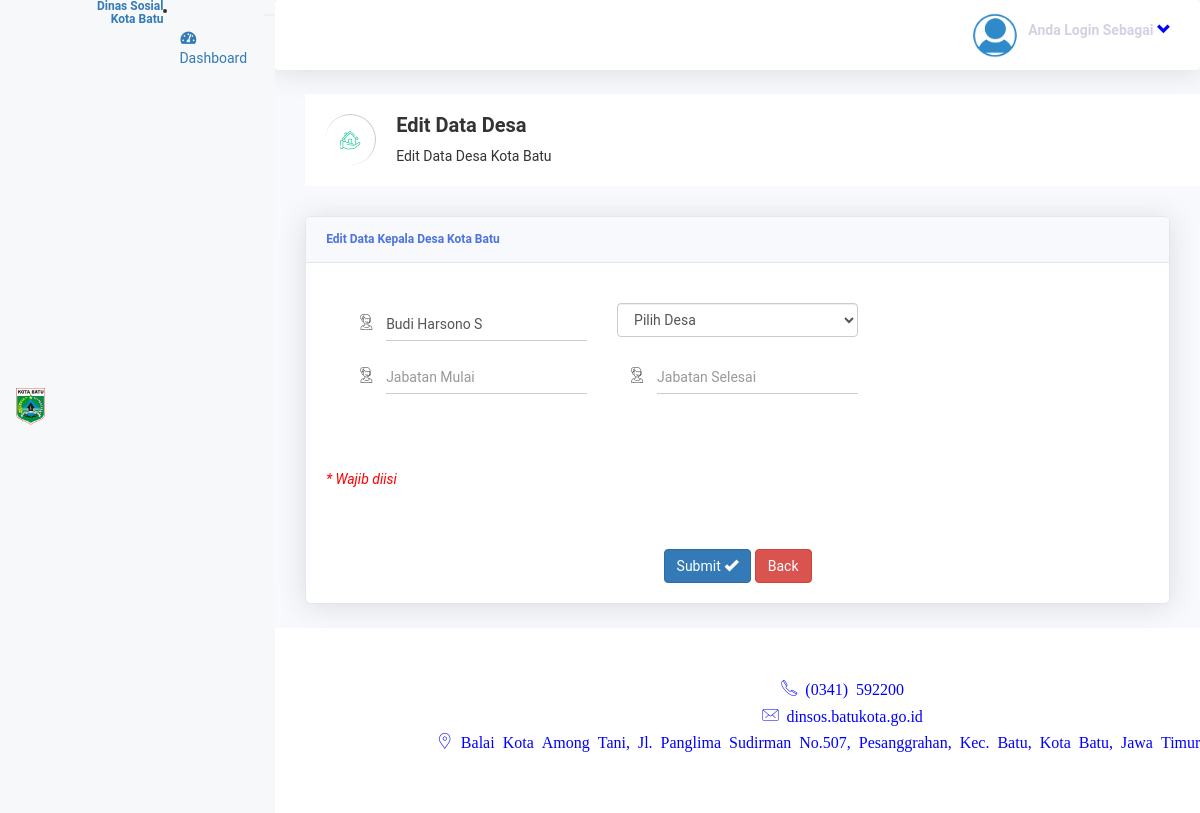
The app's page /index.php/ListKepalaDesa/update/7, older data.
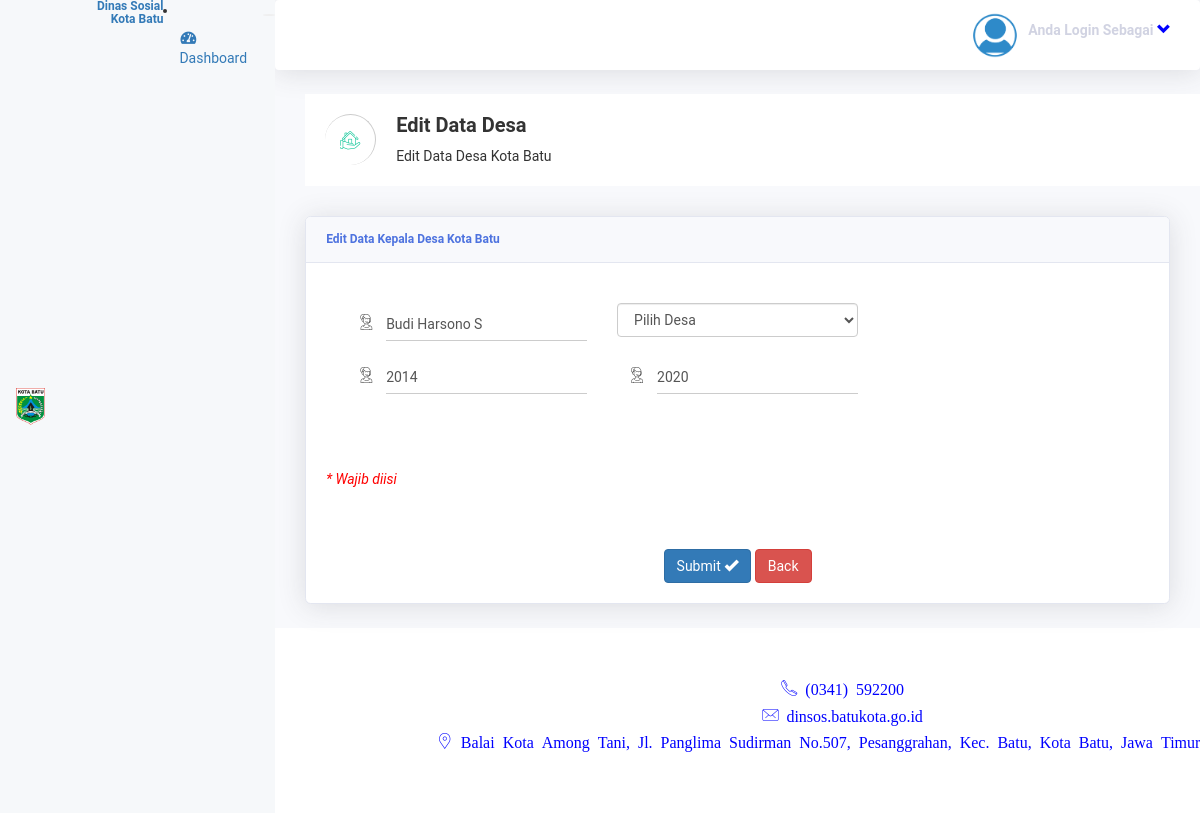
The same page, newer data.
### tables this page shows
CREATE TABLE `kepala_desa` (
  `id_kepala_desa` int(11) NOT NULL,
  `id_desa` int(11) NOT NULL,
  `nama_kepala_desa` varchar(50) NOT NULL,
  `jabatan_mulai` varchar(50) NOT NULL,
  `jabatan_selesai` varchar(50) NOT NULL
);

### application/controllers/ListKepalaDesa.php (called while the page is built, shortened)
<?php
class ListKepalaDesa extends CI_Controller {
	public function update($id)
	{
		$this->load->model('list_KepalaDesa');
		$this->form_validation->set_rules('nama_kepala_desa', 'nama_kepala_desa', 'trim|required');
		$this->form_validation->set_rules('id_desa', 'id_desa', 'trim|required');
		$this->form_validation->set_rules('jabatan_mulai', 'jabatan_mulai', 'trim|required');
		$this->form_validation->set_rules('jabatan_selesai', 'jabatan_selesai', 'trim|required');
		$data['user'] = $this->list_KepalaDesa->getUser();
		$this->load->model('list_KepalaDesa');
		$data['kepala_desa'] = $this->list_KepalaDesa->getKepalaDesa($id);
		$this->load->model('list_desa');
		$data["desa"] = $this->list_desa->getTampilDesa2($id);
		if($this->form_validation->run() == FALSE) {
			$this->load->view('KepalaDesa/edit_data_kepdes',$data);
		}else{
			$this->list_KepalaDesa->updateById($id);
			echo "<script> alert('Data Kepala Desa Berhasil Diupdate'); window.location.href='';
			</script>";
		}
	}
}

### index.php (called while the page is built, shortened)
<?php
require_once BASEPATH.'core/CodeIgniter.php';

### application/models/List_KepalaDesa.php (called while the page is built, shortened)
<?php
class List_KepalaDesa extends CI_Model {
	public function getKepalaDesa($id)
	{
		$this->db->where('id_kepala_desa', $id);
		$query= $this->db->get('kepala_desa');
		return $query->result();
	}
}

### application/views/KepalaDesa/edit_data_kepdes.php (the view, shortened to what the changed rows need)
 <!DOCTYPE html>
<html lang="en">
<head>
  <link href="<?php echo base_url() ?>assets/vendor/fontawesome-free/css/all.min.css" rel="stylesheet" type="text/css">
  <link href="<?php echo base_url() ?>assets/css/sb-admin-2.min.css" rel="stylesheet">
  <link href="<?php echo base_url() ?>assets/datatable/datatables.min.css" rel="stylesheet">
  <link rel="stylesheet" href="css/font-awesome.min.css">
  <link rel="stylesheet" href="<?php echo base_url() ?>assets2/css/animate.css">
  <link rel="stylesheet" href="<?php echo base_url() ?>assets2/css/wave/waves.min.css">
  <link rel="stylesheet" href="<?php echo base_url() ?>assets2/css/wave/button.css">
  <link rel="stylesheet" href="<?php echo base_url() ?>assets2/css/notika-custom-icon.css">
  <link rel="stylesheet" href="<?php echo base_url() ?>assets2/css/main.css">
  <link rel="stylesheet" href="<?php echo base_url() ?>assets2/style.css">
  <link rel="stylesheet" href="<?php echo base_url() ?>assets2/css/responsive.css">
</head>
<body id="page-top">
    <div id="content-wrapper" class="d-flex flex-column">
      <div id="content">
        <div class="container-fluid">
 <div class="breadcomb-area">
        <div class="container">
            <div class="row">
                <div class="col-lg-12 col-md-12 col-sm-12 col-xs-12">
                    <div class="breadcomb-list">
                        <div class="row">
                            <div class="col-lg-6 col-md-6 col-sm-6 col-xs-12">
                                <div class="breadcomb-wp">
                                    <div class="breadcomb-ctn">
                                        <h2>Edit Data Desa</h2>
                                    </div>
                                </div>
                            </div>
                        </div>
                    </div>
                </div>
            </div>
        </div>
    </div>
        <div class="container-fluid">
          <div class="card shadow mb-4">
            <div class="card-body">
      <?php echo form_open('listKepalaDesa/update/'.$this->uri->segment(3));
        ?>
            <div class="row">
                <div class="col-lg-12 col-md-12 col-sm-12 col-xs-12">
                    <div class="form-element-list">
                        <div class="basic-tb-hd">
                        <div class="row">
                            <div class="col-lg-4 col-md-4 col-sm-4 col-xs-12">
                                <div class="form-group ic-cmp-int">
                                    <div class="nk-int-st">
                                        <input type="text" class="form-control" id="nama_kepala_desa" name="nama_kepala_desa" placeholder="Nama Desa" value="<?php echo $kepala_desa[0]->nama_kepala_desa?>">
                                    </div>
                                </div>
                            </div>
                        </div>
                         <div class="row">
                            <div class="col-lg-4 col-md-4 col-sm-4 col-xs-12">
                                <div class="form-group ic-cmp-int">
                                    <div class="nk-int-st">
                                        <input type="text" class="form-control" id="jabatan_mulai" name="jabatan_mulai" placeholder="Jabatan Mulai" value="<?php echo $kepala_desa[0]->jabatan_mulai?>">
                                    </div>
                                </div>
                            </div>
                            <div class="col-lg-4 col-md-4 col-sm-4 col-xs-12">
                                <div class="form-group ic-cmp-int">
                                    <div class="nk-int-st">
                                        <input type="text" class="form-control" id="jabatan_selesai" name="jabatan_selesai" placeholder="Jabatan Selesai" value="<?php echo $kepala_desa[0]->jabatan_selesai?>">
                                    </div>
                                 </div>
                            </div>
                        </div>
                      </div>
                      </div>
                            <br>
                            <br>
                            <br>
                            <br>
                            <br>
                       </div>
                     </div>
                  </div>
                </div>
             </div>
          </div>
    </div>
  </div>
</body>
</html>

Row changes from the older to the newer data that the page shows:
changed kepala_desa "Budi Harsono S": jabatan_mulai (not shown) → "2014"; jabatan_selesai (not shown) → "2020"
